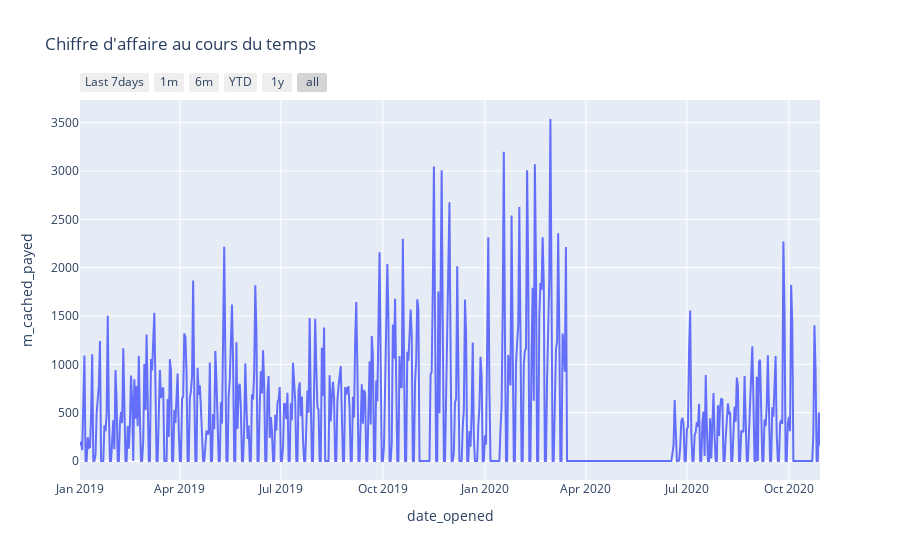
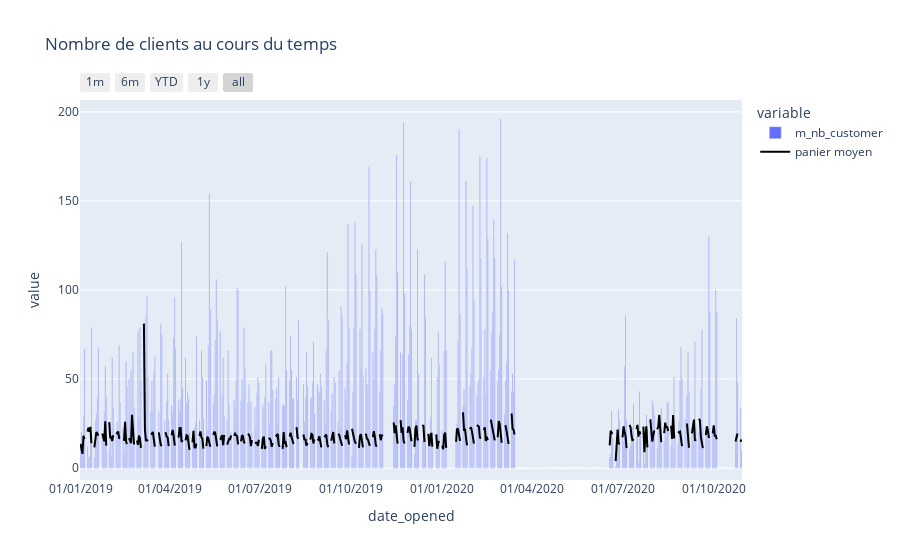
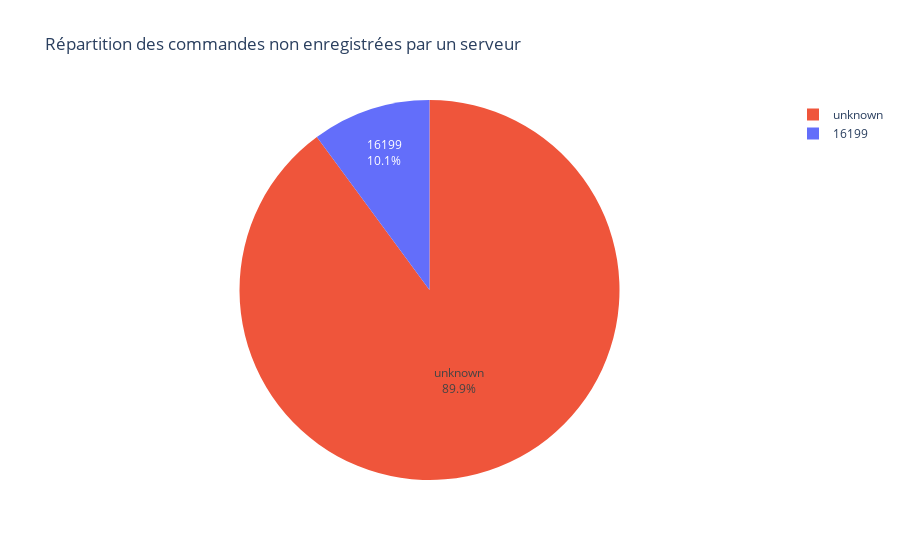

Notebook code cell kept with these figures, in order:
### Code cell
widgets.interact(
    display_dash,
    df=fixed(df),
    id_store_dropdown=id_store_dropdown,
    date_debut_picker=date_debut_picker,
    date_fin_picker=date_fin_picker
)

### Figure 1 — Plotly figure (JSON) as saved in the notebook; plotly's stock layout.template omitted (floating-point values rounded to 4 significant figures; data arrays with more than 128 entries replaced by an {"elided": "..."} marker saying what was removed)
{"data": [{"hovertemplate": "date_opened=%{x}<br>m_cached_payed=%{y}<extra></extra>", "legendgroup": "", "line": {"color": "#636efa", "dash": "solid"}, "marker": {"symbol": "circle"}, "mode": "lines", "name": "", "orientation": "v", "showlegend": false, "type": "scatter", "x": {"elided": "668 str values"}, "xaxis": "x", "y": {"elided": "668 float values"}, "yaxis": "y"}], "layout": {"legend": {"tracegroupgap": 0}, "title": {"text": "Chiffre d'affaire au cours du temps"}, "xaxis": {"anchor": "y", "domain": [0, 1], "rangeselector": {"buttons": [{"count": 7, "label": "Last 7days", "step": "day", "stepmode": "backward"}, {"count": 1, "label": "1m", "step": "month", "stepmode": "backward"}, {"count": 6, "label": "6m", "step": "month", "stepmode": "backward"}, {"count": 1, "label": "YTD", "step": "year", "stepmode": "todate"}, {"count": 1, "label": "1y", "step": "year", "stepmode": "backward"}, {"step": "all"}]}, "title": {"text": "date_opened"}}, "yaxis": {"anchor": "x", "domain": [0, 1], "title": {"text": "m_cached_payed"}}}}

### Figure 2 — Plotly figure (JSON) as saved in the notebook; plotly's stock layout.template omitted (floating-point values rounded to 4 significant figures; data arrays with more than 128 entries replaced by an {"elided": "..."} marker saying what was removed)
{"data": [{"alignmentgroup": "True", "hovertemplate": "variable=m_nb_customer<br>date_opened=%{x}<br>value=%{y}<extra></extra>", "legendgroup": "m_nb_customer", "marker": {"color": "#636efa", "pattern": {"shape": ""}}, "name": "m_nb_customer", "offsetgroup": "m_nb_customer", "orientation": "v", "showlegend": true, "textposition": "auto", "type": "bar", "x": {"elided": "668 str values"}, "xaxis": "x", "y": {"elided": "668 int values"}, "yaxis": "y"}, {"line": {"color": "#000000"}, "mode": "lines", "name": "panier moyen", "type": "scatter", "x": {"elided": "668 str values"}, "y": {"elided": "668 float values"}}], "layout": {"barmode": "relative", "legend": {"title": {"text": "variable"}, "tracegroupgap": 0}, "title": {"text": "Nombre de clients au cours du temps"}, "xaxis": {"anchor": "y", "domain": [0, 1], "rangeselector": {"buttons": [{"count": 1, "label": "1m", "step": "month", "stepmode": "backward"}, {"count": 6, "label": "6m", "step": "month", "stepmode": "backward"}, {"count": 1, "label": "YTD", "step": "year", "stepmode": "todate"}, {"count": 1, "label": "1y", "step": "year", "stepmode": "backward"}, {"step": "all"}]}, "tickformat": "%d/%m/%Y", "title": {"text": "date_opened"}}, "yaxis": {"anchor": "x", "domain": [0, 1], "title": {"text": "value"}}}}

### Figure 3 — Plotly figure (JSON) as saved in the notebook; plotly's stock layout.template omitted (floating-point values rounded to 4 significant figures)
{"data": [{"customdata": [[16199], ["unknown"]], "domain": {"x": [0, 1], "y": [0, 1]}, "hovertemplate": "id_waiter=%{customdata[0]}<br>m_cached_payed=%{value}<extra></extra>", "labels": [16199, "unknown"], "legendgroup": "", "marker": {"colors": ["#636efa", "#EF553B"]}, "name": "", "showlegend": true, "textinfo": "percent+label", "type": "pie", "values": [33100.0, 294700.0]}], "layout": {"legend": {"tracegroupgap": 0}, "title": {"text": "Répartition des commandes non enregistrées par un serveur"}}}
